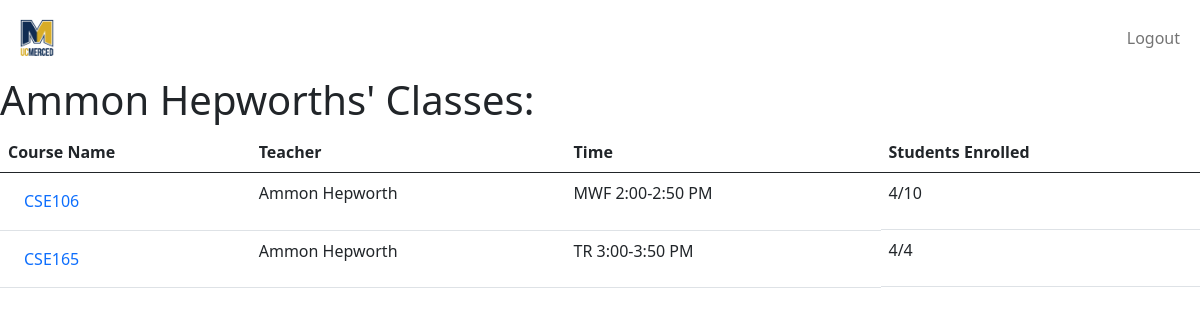
The app's page /teacher (signed in) with its own data.
### app.py (models this page shows)
class Users(UserMixin, db.Model):
    __tablename__ = "Users"
    id = db.Column(db.Integer, primary_key = True)
    username = db.Column(db.String(20), nullable = False, unique= True)
    name = db.Column(db.String, nullable = False)
    password = db.Column(db.String(80), nullable = False)
    acc_type = db.Column(db.Integer, nullable = False)

class Classes(UserMixin, db.Model):
    id = db.Column(db.Integer, primary_key = True, autoincrement=True)
    course_name = db.Column(db.String(30))
    teacher = db.Column(db.String, nullable = False)
    number_enrolled = db.Column(db.Integer)
    capacity = db.Column(db.Integer)
    time = db.Column(db.String, nullable = False)

### app.py (the view)
@app.route("/teacher", methods = ['GET', 'POST'])
@login_required
def teacher():
    taught_classes = Classes.query.filter_by(teacher = current_user.name)
    teacher = current_user.name
    return render_template('teacher.html', courses = taught_classes, tchname = teacher)

### app.py (called while the page is built)
@login_manager.user_loader
def load_user(user_id):
    return Users.query.get(user_id)

### templates/teacher.html (shortened to what this page needs)
<!DOCTYPE html>
<html lang="en">
<head>
    <link href="https://cdn.jsdelivr.net/npm/bootstrap@5.0.2/dist/css/bootstrap.min.css" rel="stylesheet">
</head>
<body>
<nav class="navbar navbar-expand-lg navbar-light bg-white">
    <div class="container-fluid">
      <div class="collapse navbar-collapse" id="navbarSupportedContent">
        <a class="navbar-brand mt-2 mt-lg-0" href="#">
          <img
            height="50"
            width="50"
            alt="MDB Logo"
            loading="lazy"
          />
        </a>
      </div>
      <div class="d-flex align-items-center">
        <ul class="navbar-nav me-auto mb-2 mb-lg-0">
            <li class="nav-item">
                <a href="{{url_for('logout')}}" class="nav-link">Logout</a>
            </li>
          </ul>
      </div>
      </div>
  </nav>
    <h1>{{tchname}}s' Classes:</h1>
    <div>
        <table class="table table-hover">
            <thead>
            <tr>
                <th scope="col">Course Name</th>
                <th scope="col">Teacher</th>
                <th scope="col">Time</th>
                <th scope="col">Students Enrolled</th>
            </tr>
            </thead>
            <tbody>
            {% for course in courses %}
            <tr>
               <td> <a class="nav-link" href="/teacher/{{course.course_name}}">  {{course.course_name}}  </a></td>
              <td>{{course.teacher}}</td>
              <td>{{course.time}}</td>
              <td style = "display: flex;" >{{course.number_enrolled}} <p> / </p> {{course.capacity}}    </td>
            </tr>
            {% endfor %}</tbody>
        </table>
    </div>
</body>
</html>

### records on screen
Users: name "Ammon Hepworth"
Classes: course_name "CSE106", teacher "Ammon Hepworth", time "MWF 2:00-2:50 PM", number_enrolled "4", capacity "10"
Classes: course_name "CSE165", teacher "Ammon Hepworth", time "TR 3:00-3:50 PM", number_enrolled "4", capacity "4"
